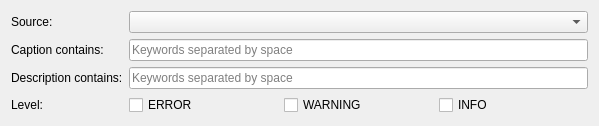
<?xml version="1.0" encoding="UTF-8"?>
<ui version="4.0">
 <class>PluginDiagnosticEventWidget</class>
 <widget class="QWidget" name="PluginDiagnosticEventWidget">
  <property name="geometry">
   <rect>
    <x>0</x>
    <y>0</y>
    <width>599</width>
    <height>115</height>
   </rect>
  </property>
  <property name="windowTitle">
   <string/>
  </property>
  <layout class="QVBoxLayout" name="verticalLayout_2">
   <item>
    <layout class="QGridLayout" name="gridLayout_2">
     <item row="0" column="0">
      <widget class="nx::vms::client::desktop::LabelWithHint" name="pirLabel">
       <property name="text">
        <string>Source:</string>
       </property>
      </widget>
     </item>
     <item row="1" column="0">
      <widget class="nx::vms::client::desktop::LabelWithHint" name="captionLabel">
       <property name="text">
        <string>Caption contains:</string>
       </property>
      </widget>
     </item>
     <item row="0" column="1">
      <widget class="QnTreeComboBox" name="pirComboBox"/>
     </item>
     <item row="1" column="1">
      <widget class="QLineEdit" name="captionEdit">
       <property name="placeholderText">
        <string>Keywords separated by space</string>
       </property>
      </widget>
     </item>
     <item row="2" column="0">
      <widget class="nx::vms::client::desktop::LabelWithHint" name="descriptionLabel">
       <property name="text">
        <string>Description contains:</string>
       </property>
      </widget>
     </item>
     <item row="3" column="0">
      <widget class="nx::vms::client::desktop::LabelWithHint" name="levelLabel">
       <property name="sizePolicy">
        <sizepolicy hsizetype="Preferred" vsizetype="Preferred">
         <horstretch>0</horstretch>
         <verstretch>0</verstretch>
        </sizepolicy>
       </property>
       <property name="text">
        <string>Level:</string>
       </property>
      </widget>
     </item>
     <item row="2" column="1">
      <widget class="QLineEdit" name="descriptionEdit">
       <property name="placeholderText">
        <string>Keywords separated by space</string>
       </property>
      </widget>
     </item>
     <item row="3" column="1">
      <widget class="QWidget" name="widget" native="true">
       <layout class="QHBoxLayout" name="horizontalLayout">
        <property name="leftMargin">
         <number>0</number>
        </property>
        <property name="topMargin">
         <number>0</number>
        </property>
        <property name="rightMargin">
         <number>0</number>
        </property>
        <property name="bottomMargin">
         <number>0</number>
        </property>
        <item>
         <widget class="QCheckBox" name="cbError">
          <property name="text">
           <string>ERROR</string>
          </property>
         </widget>
        </item>
        <item>
         <widget class="QCheckBox" name="cbWarning">
          <property name="text">
           <string>WARNING</string>
          </property>
         </widget>
        </item>
        <item>
         <widget class="QCheckBox" name="cbInfo">
          <property name="text">
           <string>INFO</string>
          </property>
         </widget>
        </item>
       </layout>
      </widget>
     </item>
    </layout>
   </item>
  </layout>
 </widget>
 <customwidgets>
  <customwidget>
   <class>nx::vms::client::desktop::LabelWithHint</class>
   <extends>QLabel</extends>
   <header location="global">nx/vms/client/desktop/common/widgets/widget_with_hint.h</header>
  </customwidget>
  <customwidget>
   <class>QnTreeComboBox</class>
   <extends>QComboBox</extends>
   <header location="global">ui/widgets/common/tree_combo_box.h</header>
  </customwidget>
 </customwidgets>
 <resources/>
 <connections/>
</ui>
